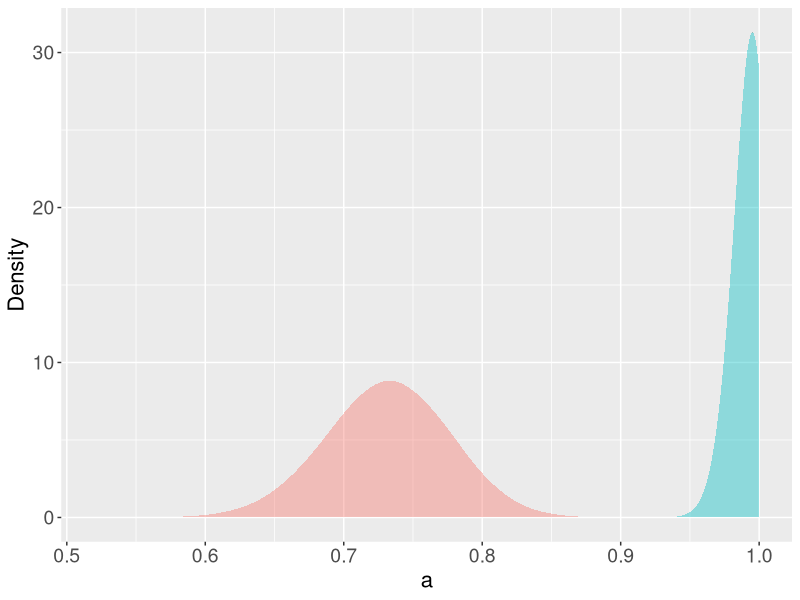

Source code (R):
rm(list = ls())
library(tidyverse)
n <- 100
N <- 100000

prob_real <- 1/(1+exp(-1))
resp_real <- rbinom(n*N,1,prob_real)
resp_real <- matrix(resp_real,nrow=n,ncol=N)
resp_vague <- matrix(nrow=n,ncol=N)

for(i in 1:n){
  a_vague <- runif(N,0,100)
  prob_vague <- 1/(1+exp(-a_vague))
  resp_vague[i,] <- sapply(prob_vague, function(u) rbinom(1,1,u))
}

prop_real <- colMeans(resp_real)
prop_vague <- colMeans(resp_vague)

illust_df <- data.frame(prior='informative',prop=prop_real)%>%
  rbind(.,data.frame(prior='vague',prop=prop_vague))
ggplot(illust_df,aes(x=prop,group=prior))+
  stat_density(aes(fill=prior),alpha=0.4,bw=0.01)+
  labs(x='a',y='Density')+
  theme(axis.text=element_text(size=14),
        axis.title=element_text(size=16),
        strip.text.x = element_text(size = 14),
        legend.position = 'none')
ggsave("illustrate.png",
       height=4,width=4)
